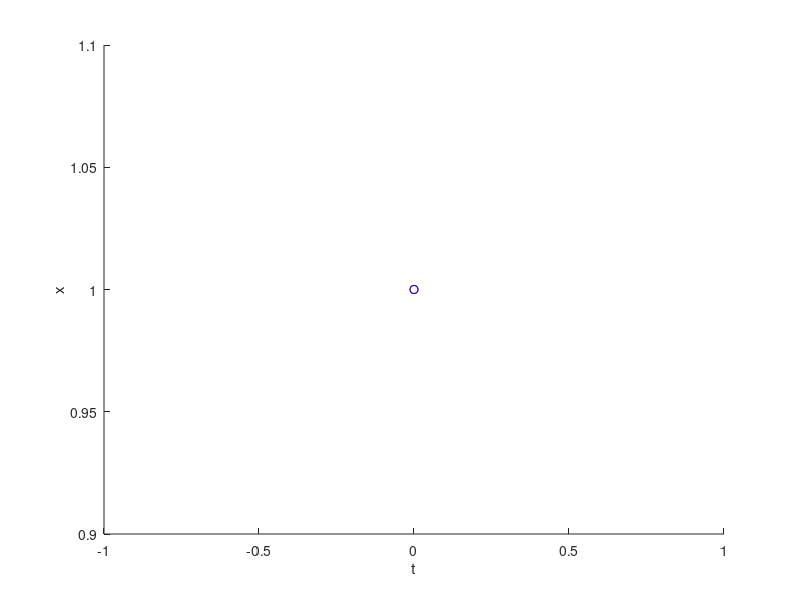

This figure's MATLAB source: (Note: this script raises an error after producing the figure.)
% exp_battle.m
% Integrate dx/dt = x
% Compare Euler and RK4

% Clear the workspace
clear('all');

% Number of steps and time step
numSteps = 5;
tau = 1/numSteps;

% Initial values
t = zeros(numSteps+1,1);
x = zeros(numSteps+1,2);
x(1,:) = 1;

% Show values of independent and dependent variables
% fprintf('\n      t       Euler x        RK4 x\n');
% fprintf('%7.5g %7.5g  %7.5g\n',t(1),x(1,1),x(1,2));

f = figure('color','w');
hold('on')
xlabel('t')
ylabel('x')
h_Euler = plot(t(1),x(1,1),'o-r')
h_RK4 = plot(t(1),x(1,2),'o-b')

%-------------------------------------------------------------------------------
% Euler's method integration
for n = 1:numSteps

    % One step of Euler:
    f = rhs_exp(x(n,1));
    x(n+1,1) = x(n,1) + tau*f;

    % One step of RK4:
    f1 = rhs_exp(x(n,2));
    f2 = rhs_exp(x(n,2) + 0.5*tau*f1);
    f3 = rhs_exp(x(n,2) + 0.5*tau*f2);
    f4 = rhs_exp(x(n,2) + tau*f3);

    x(n+1,2) = x(n,2) + tau*(f1 + 2*f2 + 2*f3 + f4)/6;

    % Increment time:
    t(n+1) = t(n) + tau;

    % Print out values of independent and dependent variables:
    tRange = linspace(0,t(n+1),100);
    plot(tRange,exp(tRange),'-k')
    h_Euler.XData = t(1:n+1);
    h_Euler.YData = x(1:n+1,1);
    h_RK4.XData = t(1:n+1);
    h_RK4.YData = x(1:n+1,2);
    xlim([0,1])
    ylim([1,exp(1)])
    drawnow()
    input('')

end
